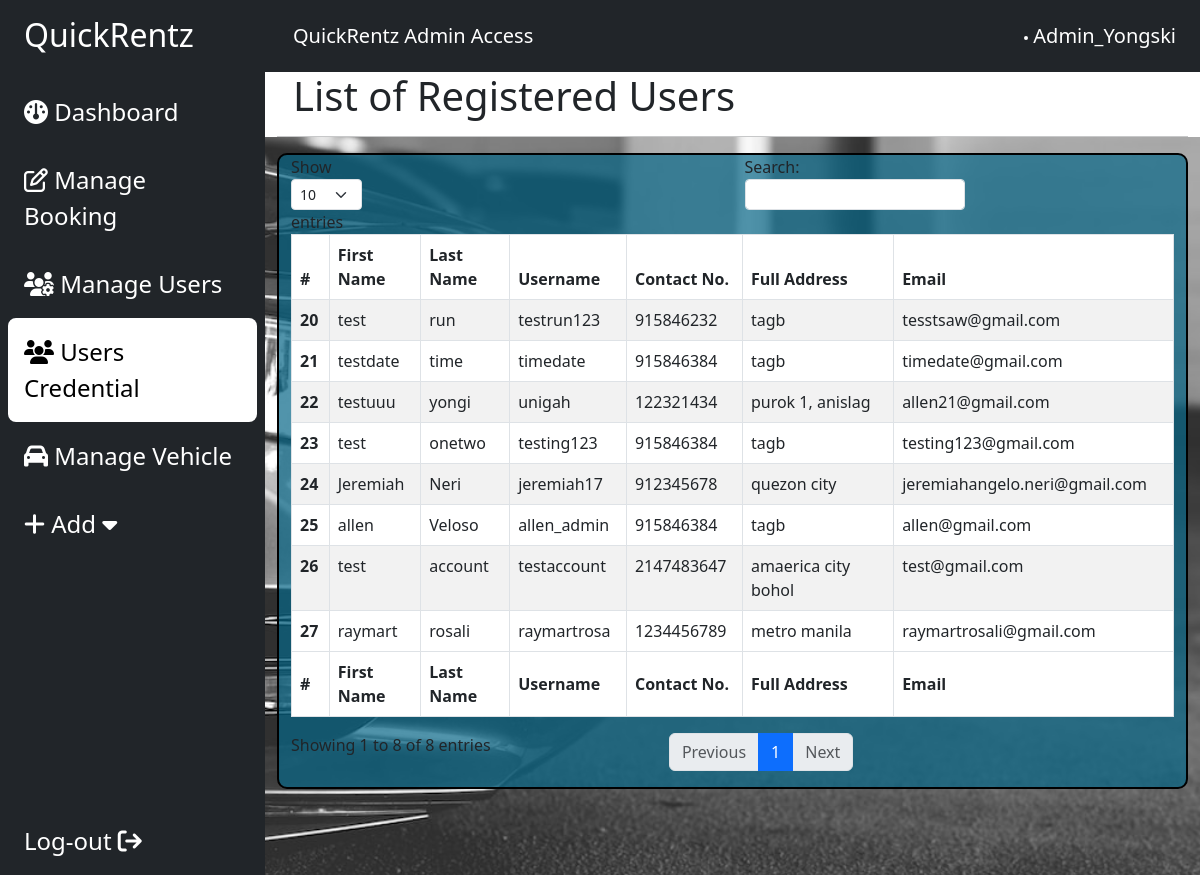
Page /admin/users.php (signed in) on the committed database.
### tables this page shows
CREATE TABLE `user` (
  `UserID` int(11) NOT NULL,
  `Username` varchar(11) NOT NULL,
  `FirstName` text NOT NULL,
  `LastName` text NOT NULL,
  `PhoneNumber` int(12) NOT NULL,
  `Address` varchar(250) NOT NULL,
  `Email` varchar(50) NOT NULL,
  `Password` varchar(11) NOT NULL,
  `Status` text NOT NULL,
  `Photo` varchar(50) NOT NULL,
  `AccCreated` datetime NOT NULL DEFAULT current_timestamp(),
  `FrontID` varchar(50) NOT NULL,
  `BackID` varchar(50) NOT NULL
);

### admin/users.php (the view, shortened to what this page needs)
<?php
include "includes/database.php";
?>
<!DOCTYPE html>
<html lang="en">
<head>
    <link href="https://cdn.jsdelivr.net/npm/bootstrap@5.3.0/dist/css/bootstrap.min.css" rel="stylesheet"
>
    <link rel="stylesheet" href="https://cdnjs.cloudflare.com/ajax/libs/font-awesome/6.4.0/css/all.min.css"
 />
    <link rel="stylesheet" href="style.css">
</head>
<body>
    <div class="main-container d-flex h-100">
        <div class="sidebar bg-dark" id="side_nav">
            <div class="header-box px-3 pt-3 pd-4 d-flex justify-content-between">
                <h2 class="text-white px-2">
                    QuickRentz
                </h2>
            </div>
            <ul class="list-unstyled px-2 pt-3">
                <li class="p-3"><a href="main.php" class="text-decoration-none fs-4"><i class="fa-solid fa-gauge"></i>
                        Dashboard</a></li>
                <li class="p-3"><a href="bookings.php" class="text-decoration-none fs-4"><i
                            class="fa-regular fa-pen-to-square"></i> Manage Booking</a></li>
                <li class="p-3"><a href="manageUsers.php" class="text-decoration-none fs-4"><i
                            class="fa-solid fa-users-gear"></i> Manage Users</a></li>
                <li class="p-3 active"><a href="users.php" class="text-decoration-none fs-4"><i
                            class="fa-solid fa-users"></i>
                        Users Credential</a></li>
                <li class="p-3"><a href="vehicles.php" class="text-decoration-none fs-4"><i class="fa-solid fa-car"></i>
                        Manage Vehicle</a></li>
                <li class="p-3"> <a class="text-decoration-none fs-4" data-bs-toggle="collapse" href="#collapseAdd"
                        role="button" aria-expanded="false" aria-controls="collapseAdd"><i class="fa-solid fa-plus"></i>
                        Add <i class="fa-solid fa-caret-down"></i>
                    </a>
                </li>
            </ul>
            <ul class="list-unstyled signout px-4">
                <li>
                    <form method="POST" action="">
                        <a class="text-decoration-none fs-4" href="log-out.php" type="button">Log-out <i
                                class="fa-solid fa-arrow-right-from-bracket"></i></a>
                    </form>
                </li>
            </ul>
        </div>
        <div class="content">
            <?php include "includes/navbar.php"; ?>
            <div class="container-fluid bg-white">
                <h1 class="col-md-12 px-3">List of Registered Users</h1>
                <hr>
            </div>
            <div class="container">
                <div class="container-fluid" style="border: 2px solid #000; border-radius: 10px;background-color: rgba(8, 103, 136, 0.7);">
                    <table id="pagination" class="table table-striped table-bordered" style="width:100%;">
                        <thead>
                            <tr>
                                <th scope="col">#</th>
                                <th scope="col">First Name</th>
                                <th scope="col">Last Name</th>
                                <th scope="col">Username</th>
                                <th scope="col">Contact No.</th>
                                <th scope="col">Full Address</th>
                                <th scope="col">Email</th>
                            </tr>
                        </thead>
                        <tbody>
                            <?php
                            $sqlUserList = "SELECT * FROM `user`";
                            $initiateUserList = mysqli_query($conn, $sqlUserList);
                            while ($results = mysqli_fetch_assoc($initiateUserList)) {
                                echo "
                                <tr>
                                    <th scope='row'>$results[UserID]</th>
                                    <td>$results[FirstName]</td>
                                    <td>$results[LastName]</td>
                                    <td>$results[Username]</td>
                                    <td>$results[PhoneNumber]</td>
                                    <td>$results[Address]</td>
                                    <td>$results[Email]</td>
                                </tr>";
                            }
                            ?>
                        </tbody>
                        <tfoot>
                            <tr>
                                <th scope="col">#</th>
                                <th scope="col">First Name</th>
                                <th scope="col">Last Name</th>
                                <th scope="col">Username</th>
                                <th scope="col">Contact No.</th>
                                <th scope="col">Full Address</th>
                                <th scope="col">Email</th>
                            </tr>
                        </tfoot>
                    </table>
                </div>
            </div>
        </div>
</body>
</html>

### admin/style.css (style rules this page uses)
#side_nav { min-width: 265px; max-width: 265px; transition: 0.5s; }
.content { min-width: 100vh; width: 100%; height: 100%; }
.active { background-color: #fff; border-radius: 8px; }
.sidebar li.active a, .sidebar li.active a:hover { color: #000; }
.sidebar li a, .signout { color: #fff; }
.signout { margin-top: 100%; }
.main-container { background-image: url('img/photo-1585503418537-88331351ad99.jpg'); background-size: cover; background-repeat: no-repeat; }

### rows in the picture
user: UserID "20", FirstName "test", LastName "run", Username "testrun123", PhoneNumber "915846232", Address "tagb", Email "tesstsaw@gmail.com"
user: UserID "21", FirstName "testdate", LastName "time", Username "timedate", PhoneNumber "915846384", Address "tagb", Email "timedate@gmail.com"
user: UserID "22", FirstName "testuuu", LastName "yongi", Username "unigah", PhoneNumber "122321434", Address "purok 1, anislag", Email "allen21@gmail.com"
user: UserID "23", FirstName "test", LastName "onetwo", Username "testing123", PhoneNumber "915846384", Address "tagb", Email "testing123@gmail.com"
user: UserID "24", FirstName "Jeremiah", LastName "Neri", Username "jeremiah17", PhoneNumber "912345678", Address "quezon city", Email "jeremiahangelo.neri@gmail.com"
user: UserID "25", FirstName "allen", LastName "Veloso", Username "allen_admin", PhoneNumber "915846384", Address "tagb", Email "allen@gmail.com"
user: UserID "26", FirstName "test", LastName "account", Username "testaccount", PhoneNumber "2147483647", Address "amaerica city bohol", Email "test@gmail.com"
user: UserID "27", FirstName "raymart", LastName "rosali", Username "raymartrosa", PhoneNumber "1234456789", Address "metro manila", Email "raymartrosali@gmail.com"

### other values in the picture
$username "Admin_Yongski"
